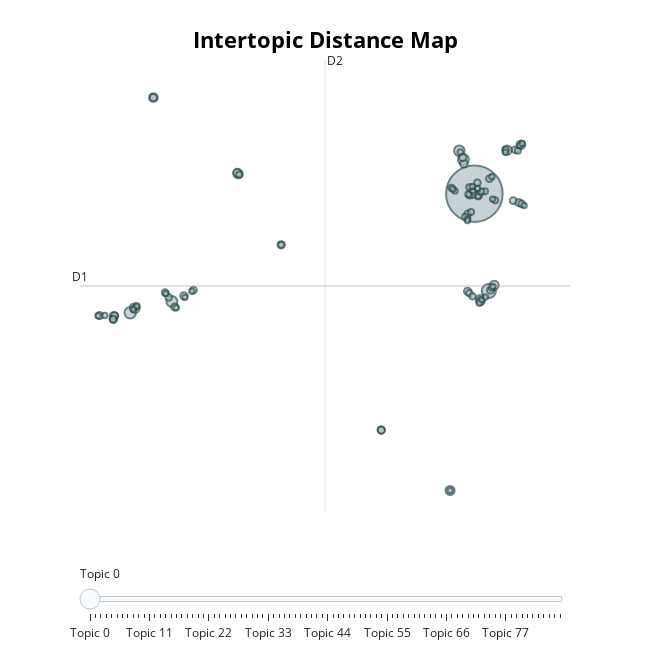

The code cell stored with this chart in its notebook:
### Code cell
#topic_model = topic_model.reduce_topics(docs, nr_topics=100)

fig = topic_model.visualize_topics()
fig.show()
fig.write_html(output_dir + '/topics.html')

#fig = topic_model.visualize_term_rank()
#fig.show()
#fig.write_html(output_dir + '/termrank.html')
